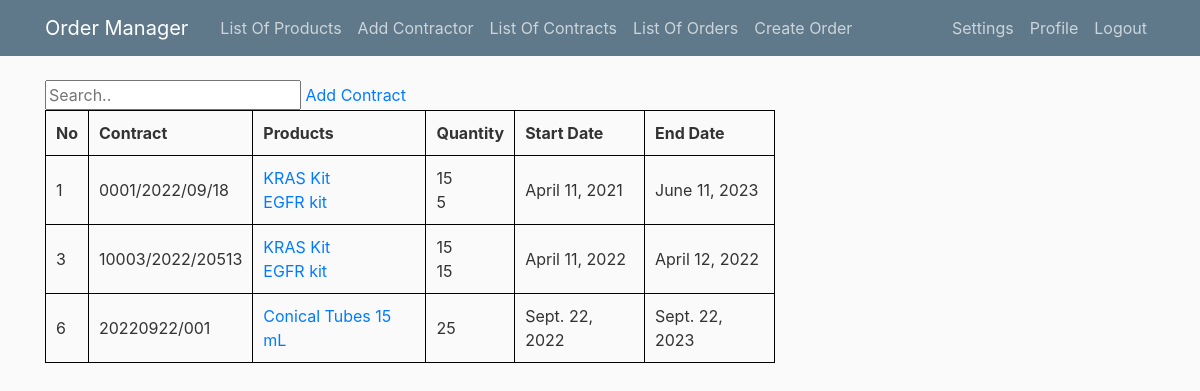
The page /contracts/ (signed in) on the database its author committed.
### layout/models.py (models this page shows, shortened)
class Contract(models.Model):
    name = models.CharField(max_length=100)
    contractor = models.ForeignKey(Contractor, null=True, on_delete=models.SET_NULL)
    start_date = models.DateField()
    end_date = models.DateField()
    products = models.ManyToManyField(Product)
    PUBLIC_AUCTION = 'PUBLIC_AUCTION'
    QUICK_TENDER = 'QUICK_TENDER'
    type_choises = [
        (PUBLIC_AUCTION, 'Public Auction'),
        (QUICK_TENDER, 'Quick Tender')
    ]
    type = models.CharField(max_length=100, choices=type_choises)
    def display_products(self): #return list of products related to specific contract
        return [product for product in self.products.all()]
    def storage(self): #return stock status as a list, related to list od products
        list_of_products = self.display_products()
        storage_list = []
        for p in list_of_products:
            update = Storage.objects.filter(product=p.id).filter(contract=self).first()
            storage_list.append(update.number_of_products)
        return storage_list

class Product(models.Model):
    name = models.CharField(max_length=100)
    catalog_number = models.CharField(max_length=100, default='0000')
    impuls_number = models.CharField(max_length=100,default='0000')
    producent = models.CharField(max_length=100)
    description = models.TextField()
    price = models.CharField(max_length=100)
    vat = models.CharField(max_length=100,default='%')
    def __str__(self):
        return self.name

### layout/views.py (the view)
# urls.py: path('contracts/', ContractListView.as_view(), name = 'contracts-list'),
class ContractListView(LoginRequiredMixin, ListView):
    model = Contract
    template_name = 'contracts.html'
    context_object_name = 'contracts'

### layout/templates/layout/contract_list.html
{% extends "layout/base_1.html" %}
{% block content %}
<div class ="topnav">
    <input type="text" placeholder="Search..">
    <a href="{% url 'contract-create' %}">Add Contract</a>
</div>
    <table>
        <tr>
        <th>No</th>
        <th>Contract</th>
        <th>Products</th>
        <th>Quantity</th>
        <th>Start Date</th>
        <th>End Date</th>
        </tr>
            {% for contract in contracts %}
                <tr>
                <td> {{ contract.id }} </td>
                <td>{{ contract.name}}</td>
                <td>{% for product in contract.display_products %}
                    <div><a href="{% url 'product-detail' product.id %}">{{ product }}</a></div>
                    {% endfor %}
                </td>
                <td>{% for number in contract.storage %}
                    <div>{{ number }}</div>
                    {% endfor %}
                </td>
                <td>{{ contract.start_date }}</td>
                <td>{{ contract.end_date }}</td>
            {% endfor %}
        </tr>
    </table>
{% endblock content %}

### layout/static/layout/static.css (style rules this page uses)
table, th, td { border: 1px solid black; border-collapse: collapse; }
th, td { padding: 10px; }
body { background: #fafafa; color: #333333; margin-top: 5rem; }

### rows shown on the page
Contract: id "1", name "0001/2022/09/18", storage "15" "5", start_date "April 11, 2021", end_date "June 11, 2023"
Product: name "KRAS Kit"
Product: name "EGFR kit"
Contract: id "3", name "10003/2022/20513", storage "15" "15", start_date "April 11, 2022", end_date "April 12, 2022"
Contract: id "6", name "20220922/001", storage "25", start_date "Sept. 22, 2022", end_date "Sept. 22, 2023"
Product: name "Conical Tubes 15 mL"
